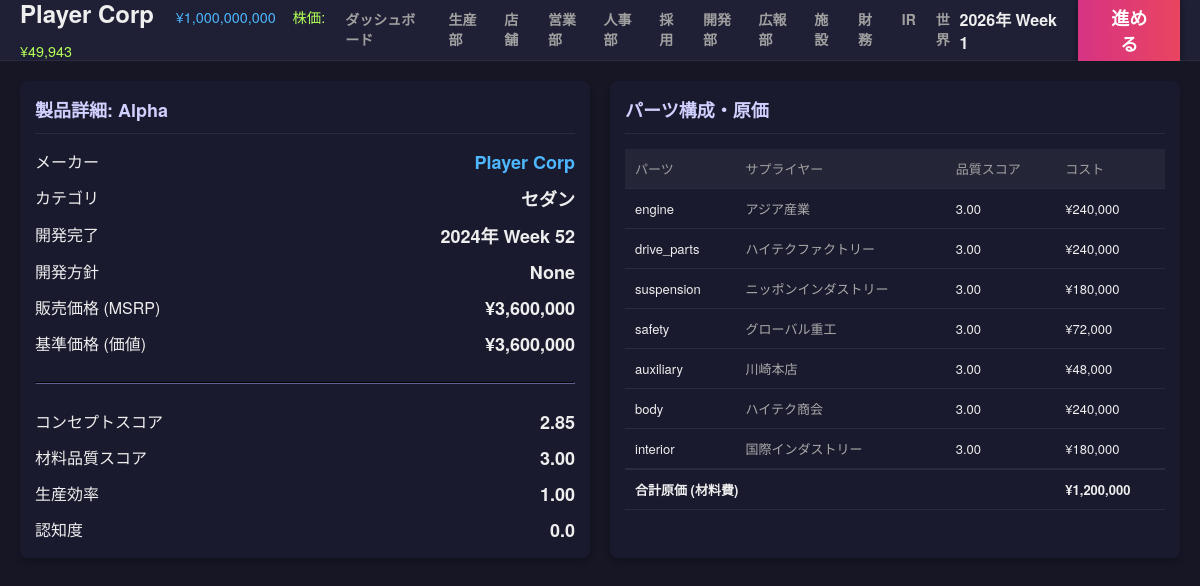
Page /product/9 on the committed database.
### tables this page shows
CREATE TABLE companies (
            id INTEGER PRIMARY KEY AUTOINCREMENT,
            name TEXT,
            type TEXT, -- 'player', 'npc_maker', 'npc_retail', 'system_supplier'
            funds INTEGER,
            brand_power REAL DEFAULT 0,
            industry TEXT DEFAULT 'automotive',
            credit_rating INTEGER DEFAULT 50,
            dev_knowhow REAL DEFAULT 0,
            borrowing_limit INTEGER DEFAULT 0,
            is_active BOOLEAN DEFAULT 1,
            -- Supplier Traits
            trait_material_score REAL DEFAULT 3.0,
            trait_cost_multiplier REAL DEFAULT 1.0,
            part_category TEXT, -- 'engine', 'body', etc. for system_supplier
            
            -- Stock info
            listing_status TEXT DEFAULT 'private', -- 'private', 'public'
            stock_price INTEGER DEFAULT 50000,
            outstanding_shares INTEGER DEFAULT 20000,
            market_cap INTEGER DEFAULT 1000000000
        );

CREATE TABLE product_designs (
            id INTEGER PRIMARY KEY AUTOINCREMENT,
            company_id INTEGER,
            division_id INTEGER,
            category_key TEXT, -- 'sedan', 'washing_machine' etc.
            name TEXT,
            material_score REAL,
            concept_score REAL,
            production_efficiency REAL,
            base_price INTEGER,
            sales_price INTEGER,
            status TEXT, -- 'developing', 'completed', 'obsolete'
            strategy TEXT, -- 開発方針
            developed_week INTEGER,
            parts_config TEXT, -- JSON: {part_key: {supplier_id, score, cost}}
            awareness REAL DEFAULT 0,
            FOREIGN KEY(company_id) REFERENCES companies(id),
            FOREIGN KEY(division_id) REFERENCES divisions(id)
        );

### app.py (the view)
@app.route('/product/<int:design_id>')
def product_detail(design_id):
    product = db.fetch_one("""
        SELECT p.*, c.name as maker_name, c.id as maker_id, d.industry_key
        FROM product_designs p
        JOIN companies c ON p.company_id = c.id
        LEFT JOIN divisions d ON p.division_id = d.id
        WHERE p.id = ?
    """, (design_id,))
    if not product: return "Product not found", 404
    parts_config = json.loads(product['parts_config']) if product['parts_config'] else {}
    parts_details = []
    total_cost = 0
    for key, conf in parts_config.items():
        supplier = db.fetch_one("SELECT name FROM companies WHERE id = ?", (conf['supplier_id'],))
        parts_details.append({
            'key': key,
            'supplier_name': supplier['name'] if supplier else "Unknown",
            'score': conf['score'],
            'cost': conf['cost']
        })
        total_cost += conf['cost']
    return render_template('detail_product.html', product=product, parts_details=parts_details, total_cost=total_cost, industries=gb.INDUSTRIES)

### app.py (called while the page is built)
def get_player_company():
    res = db.fetch_one("SELECT * FROM companies WHERE type = 'player' LIMIT 1")
    return res

@app.context_processor
def inject_common_data():
    player = get_player_company()
    game_state = db.fetch_one("SELECT * FROM game_state")
    current_week = game_state['week'] if game_state else 0
    year = 2025 + (current_week - 1) // 52
    week_of_year = (current_week - 1) % 52 + 1
    date_str = f"{year}年 Week {week_of_year}"
    player_divisions = []
    if player:
        player_divisions = db.fetch_all("SELECT * FROM divisions WHERE company_id = ?", (player['id'],))
    header_caps = None
    if player:
        header_caps = sim.calculate_capabilities(player['id'])
    return dict(
        player=player,
        current_week=current_week,
        date_str=date_str,
        active_page=request.endpoint,
        header_caps=header_caps,
        npc_scale=gb.NPC_SCALE_FACTOR,
        player_divisions=player_divisions
    )

@app.template_filter('format_week')
def format_week_filter(week):
    if week is None: return "-"
    try:
        week = int(week)
    except:
        return week
    year = 2025 + (week - 1) // 52
    week_of_year = (week - 1) % 52 + 1
    return f"{year}年 Week {week_of_year}"

### database.py (called while the page is built)
    def get_connection(self):
        if hasattr(self._local, 'connection') and self._local.connection:
            return self._local.connection, False  # (conn, should_close)
        conn = sqlite3.connect(self.db_path)
        conn.row_factory = sqlite3.Row
        return conn, True

    def _execute(self, query, params, fetch_mode=None):
        conn, should_close = self.get_connection()
        try:
            cursor = conn.cursor()
            cursor.execute(query, params)
            if fetch_mode == 'one':
                return cursor.fetchone()
            elif fetch_mode == 'all':
                return cursor.fetchall()
            else:
                if should_close:
                    conn.commit()
                return cursor.lastrowid
        except:
            if should_close:
                conn.rollback()
            raise
        finally:
            if should_close:
                conn.close()

    def fetch_one(self, query, params=()):
        return self._execute(query, params, fetch_mode='one')

    def fetch_all(self, query, params=()):
        return self._execute(query, params, fetch_mode='all')

### templates/detail_product.html
{% extends "base.html" %}
{% block content %}
<div class="dashboard-grid">
    <div class="card card-large">
        <div class="card-header">
            <h2>製品詳細: {{ product.name }}</h2>
        </div>
        <div class="card-body">
            <div class="stat-row">
                <span class="label">メーカー</span>
                <span class="value"><a href="{{ url_for('company_detail', company_id=product.maker_id) }}" style="color: #4db8ff;">{{ product.maker_name }}</a></span>
            </div>
            <div class="stat-row">
                <span class="label">カテゴリ</span>
                <span class="value">
                    {% set ind = industries[product.industry_key] %}
                    {% set cat = ind.categories[product.category_key] %}
                    {{ cat.name if cat else product.category_key }}
                </span>
            </div>
            <div class="stat-row">
                <span class="label">開発完了</span>
                <span class="value">{{ product.developed_week | format_week }}</span>
            </div>
            <div class="stat-row">
                <span class="label">開発方針</span>
                <span class="value">{{ product.strategy }}</span>
            </div>
            <div class="stat-row">
                <span class="label">販売価格 (MSRP)</span>
                <span class="value">¥{{ "{:,}".format(product.sales_price) }}</span>
            </div>
            <div class="stat-row">
                <span class="label">基準価格 (価値)</span>
                <span class="value">¥{{ "{:,}".format(product.base_price) }}</span>
            </div>
            <hr style="border-color: var(--border-color); margin: 15px 0;">
            <div class="stat-row">
                <span class="label">コンセプトスコア</span>
                <span class="value">{{ "{:.2f}".format(product.concept_score) }}</span>
            </div>
            <div class="stat-row">
                <span class="label">材料品質スコア</span>
                <span class="value">{{ "{:.2f}".format(product.material_score) }}</span>
            </div>
            <div class="stat-row">
                <span class="label">生産効率</span>
                <span class="value">{{ "{:.2f}".format(product.production_efficiency) }}</span>
            </div>
            <div class="stat-row">
                <span class="label">認知度</span>
                <span class="value">{{ "{:.1f}".format(product.awareness) }}</span>
            </div>
        </div>
    </div>
    <div class="card card-large">
        <div class="card-header">
            <h2>パーツ構成・原価</h2>
        </div>
        <div class="card-body">
            <table class="data-table">
                <thead>
                    <tr>
                        <th>パーツ</th>
                        <th>サプライヤー</th>
                        <th>品質スコア</th>
                        <th>コスト</th>
                    </tr>
                </thead>
                <tbody>
                    {% for part in parts_details %}
                    <tr>
                        <td>{{ part.key }}</td>
                        <td><a href="#" style="color: #aaa; pointer-events: none;">{{ part.supplier_name }}</a></td>
                        <td>{{ "{:.2f}".format(part.score) }}</td>
                        <td>¥{{ "{:,}".format(part.cost) }}</td>
                    </tr>
                    {% endfor %}
                    <tr style="font-weight: bold; border-top: 2px solid var(--border-color);">
                        <td colspan="3">合計原価 (材料費)</td>
                        <td>¥{{ "{:,}".format(total_cost) }}</td>
                    </tr>
                </tbody>
            </table>
        </div>
    </div>
</div>
{% endblock %}

### templates/base.html (shortened to what this page needs)
<!DOCTYPE html>
<html lang="ja">
<head>
    <link rel="stylesheet" href="{{ url_for('static', filename='css/style.css') }}">
</head>
<body>
    <div class="app-container">
        <header class="top-bar">
            <div class="logo-area tooltip-container">
                <h1>
                    {% if player %}
                    <span style="font-size: 0.6em; color: #4db8ff; margin-left: 15px; font-weight: normal;">¥{{ "{:,}".format(player.funds|int) }}</span>
                    {% if player.stock_price %}
                    <span style="font-size: 0.6em; color: #b2ff59; margin-left: 10px; font-weight: normal;">株価: ¥{{ "{:,}".format(player.stock_price) }}</span>
                    {% endif %}
                    {% endif %}
                </h1>
            </div>
            <nav class="top-nav">
                <a href="{{ url_for('dashboard') }}" class="{{ 'active' if active_page == 'dashboard' else '' }}">ダッシュボード</a>
                <a href="{{ url_for('production') }}" class="{{ 'active' if active_page == 'production' else '' }}">生産部</a>
                <a href="{{ url_for('store') }}" class="{{ 'active' if active_page == 'store' else '' }}">店舗</a>
                <a href="{{ url_for('sales') }}" class="{{ 'active' if active_page == 'sales' else '' }}">営業部</a>
                <a href="{{ url_for('hr') }}" class="{{ 'active' if active_page == 'hr' else '' }}">人事部</a>
                <a href="{{ url_for('hire_page') }}" class="{{ 'active' if active_page == 'hire_page' else '' }}">採用</a>
                <a href="{{ url_for('dev') }}" class="{{ 'active' if active_page == 'dev' else '' }}">開発部</a>
                <a href="{{ url_for('pr') }}" class="{{ 'active' if active_page == 'pr' else '' }}">広報部</a>
                <a href="{{ url_for('facility') }}" class="{{ 'active' if active_page == 'facility' else '' }}">施設</a>
                <a href="{{ url_for('finance') }}" class="{{ 'active' if active_page == 'finance' else '' }}">財務</a>
                <a href="{{ url_for('ir') }}" class="{{ 'active' if active_page == 'ir' else '' }}">IR</a>
                <a href="{{ url_for('world') }}" class="{{ 'active' if active_page == 'world' else '' }}">世界</a>
            </nav>
            <div class="action-area">
                <div class="date-display">{{ date_str }}</div>
                <form action="{{ url_for('next_week') }}" method="post">
                    <button type="submit" class="btn-next-week">進める</button>
                </form>
            </div>
        </header>
        <main class="main-content">
            {% block content %}{% endblock %}
        </main>
    </div>
</body>
</html>

### static/css/style.css (style rules this page uses)
:root { --bg-dark: #161625; --bg-panel: #1a1a2e; --bg-header: #1f1f35; --accent-pink: #e94560; --accent-blue: #0f3460; --text-main: #eeeeee; --text-muted: #a0a0a0; --border-color: #2a2a40; --font-family: "Helvetica Neue", Arial, "Hiragino Kaku Gothic ProN", "Hiragino Sans", Meiryo, sans-serif; }
body { margin: 0; padding: 0; background-color: var(--bg-dark); color: var(--text-main); font-family: var(--font-family); font-size: 14px; overflow: hidden; }
a { text-decoration: none; color: inherit; }
.app-container { display: flex; flex-direction: column; height: 100vh; }
.top-bar { height: 60px; background-color: var(--bg-header); display: flex; align-items: center; padding: 0 20px; border-bottom: 1px solid var(--border-color); justify-content: space-between; }
.logo-area h1 { font-size: 24px; font-weight: bold; margin: 0; }
.top-nav { display: flex; gap: 20px; }
.top-nav a { color: var(--text-muted); font-weight: bold; padding: 10px 0; border-bottom: 3px solid transparent; transition: all 0.2s; }
.action-area { display: flex; align-items: center; gap: 20px; }
.date-display { font-size: 16px; font-weight: bold; }
.btn-next-week { background: linear-gradient(90deg, #d63384, #e94560); color: white; border: none; padding: 10px 30px; border-radius: 5px; font-size: 18px; font-weight: bold; cursor: pointer; box-shadow: 0 4px 6px rgba(0,0,0,0.3); transition: transform 0.1s; }
.main-content { flex: 1; padding: 20px; overflow-y: auto; background-color: var(--bg-dark); }
.dashboard-grid { display: grid; grid-template-columns: repeat(4, 1fr); gap: 20px; }
.card { background-color: var(--bg-panel); border-radius: 8px; padding: 15px; box-shadow: 0 4px 6px rgba(0,0,0,0.2); display: flex; flex-direction: column; }
.card-large { grid-column: span 2; }
.card-header h2 { font-size: 18px; color: #d0d0ff; margin-top: 0; margin-bottom: 15px; border-bottom: 1px solid var(--border-color); padding-bottom: 10px; }
.card-body { flex: 1; display: flex; flex-direction: column; gap: 10px; }
.stat-row { display: flex; justify-content: space-between; font-size: 16px; }
.stat-row .value { font-weight: bold; font-size: 18px; }
.data-table { width: 100%; border-collapse: collapse; font-size: 13px; }
.data-table th, .data-table td { padding: 10px; text-align: left; border-bottom: 1px solid var(--border-color); }
.data-table th { background-color: #252538; color: var(--text-muted); font-weight: normal; position: relative; }
.tooltip-container { position: relative; cursor: help; }

### rows in the picture
companies: funds "1,000,000,000", stock_price "49,943", maker_name "Player Corp"
product_designs: name "Alpha", developed_week "2024年 Week 52", sales_price "3,600,000", base_price "3,600,000", concept_score "2.85", material_score "3.00", production_efficiency "1.00", awareness "0.0"
companies: key "engine", supplier_name "アジア産業", score "3.00", cost "240,000"
companies: key "drive_parts", supplier_name "ハイテクファクトリー", score "3.00", cost "240,000"
companies: key "suspension", supplier_name "ニッポンインダストリー", score "3.00", cost "180,000"
companies: key "safety", supplier_name "グローバル重工", score "3.00", cost "72,000"
companies: key "auxiliary", supplier_name "川崎本店", score "3.00", cost "48,000"
companies: key "body", supplier_name "ハイテク商会", score "3.00", cost "240,000"
companies: key "interior", supplier_name "国際インダストリー", score "3.00", cost "180,000"

### other values in the picture
{{ date_str }} "2026年 Week 1"
{{ cat.name if cat else product.category_key }} "セダン"
{{ product.strategy }} "None"
{{ "{:,}".format(total_cost) }} "1,200,000"
